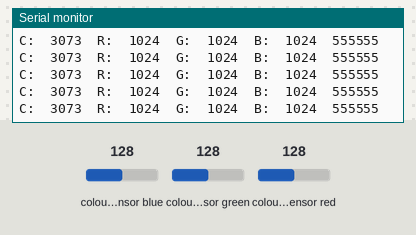
Recording of a sketch running on a simulated Arduino Uno, built with avr-gcc and run on an emulated ATmega328P. Shown: the last lines printed to the serial monitor. The inputs (shaded band) are chosen by the test bench; at power-on: colour sensor blue 128, colour sensor green 128, colour sensor red 128.

Above: at 1.2 s.
1.3 s: colour sensor blue set to 5
At 1.36 s:
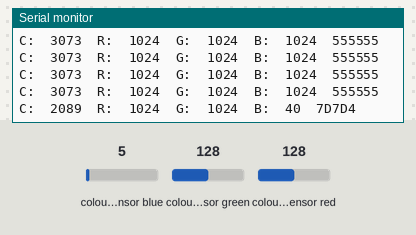
3.2 s: colour sensor green set to 5
At 3.22 s:
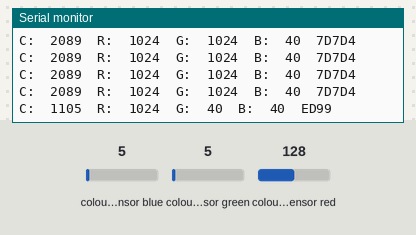
5.1 s: colour sensor red set to 191
At 5.12 s:
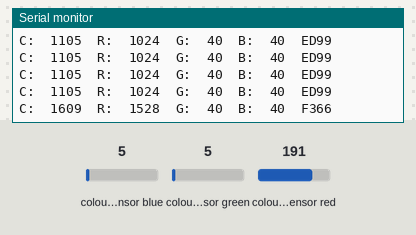
7.0 s: colour sensor blue set to 64
At 7.03 s:
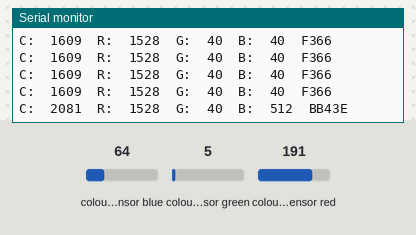
8.9 s: colour sensor green set to 128
At 8.94 s:
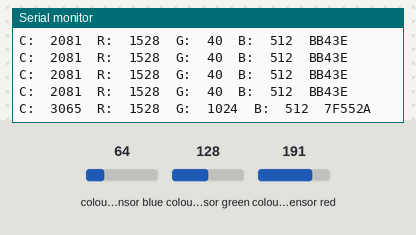
10.8 s: colour sensor red set to 5
At 10.85 s:
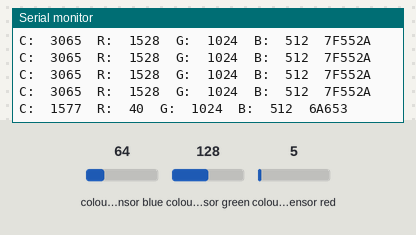

Measured:
- after the input at 1.3 s, the serial monitor: prints a new line after 0.05 s (image 1)
- after the input at 3.2 s, the serial monitor: prints a new line at once (image 2)
- after the input at 5.1 s, the serial monitor: prints a new line at once (image 3)
- after the input at 7.0 s, the serial monitor: prints a new line at once (image 4)
- after the input at 8.9 s, the serial monitor: prints a new line at once (image 5)
- after the input at 10.8 s, the serial monitor: prints a new line at once (image 6)

The sketch:

RGBSensor.ino
```cpp
#include <Wire.h>
#include "Adafruit_TCS34725.h"


Adafruit_TCS34725 tcs = Adafruit_TCS34725(TCS34725_INTEGRATIONTIME_50MS, TCS34725_GAIN_4X);
void setup() {
  Serial.begin(9600);                                             //Sart serial comms @ 9600 (you can change this)
  Serial.println("Color View Test");                              //Title info

  if (tcs.begin()) {                                              //if the sensor starts correctly
    Serial.println("Found sensor");                               //print the happy message
  } else {                                                        //if the sensor starts incorrectly
    Serial.println("No TCS34725 found ... check your connections");//print the not so happy message
    while (1); // halt!
  }
}

void loop() {
  uint16_t clear, red, green, blue;                                          // takes 50ms to read

  tcs.getRawData(&red, &green, &blue, &clear);

  Serial.print("C:\t"); Serial.print(clear);                        //print color values
  Serial.print("\tR:\t"); Serial.print(red);
  Serial.print("\tG:\t"); Serial.print(green);
  Serial.print("\tB:\t"); Serial.print(blue);

                                                                    // Figure out some basic hex code for visualization
  uint32_t sum = clear;
  float r, g, b;
  r = red; r /= sum;
  g = green; g /= sum;
  b = blue; b /= sum;
  r *= 256; g *= 256; b *= 256;
  Serial.print("\t");
  Serial.print((int)r, HEX); Serial.print((int)g, HEX); Serial.print((int)b, HEX);
  Serial.println();

}
```
